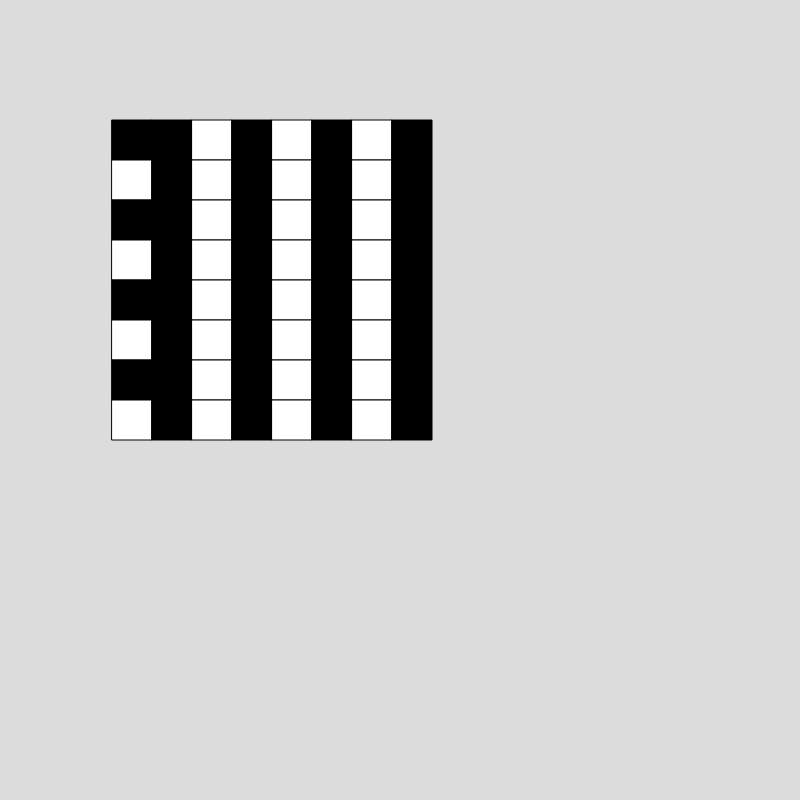
Frame 1 (no input)
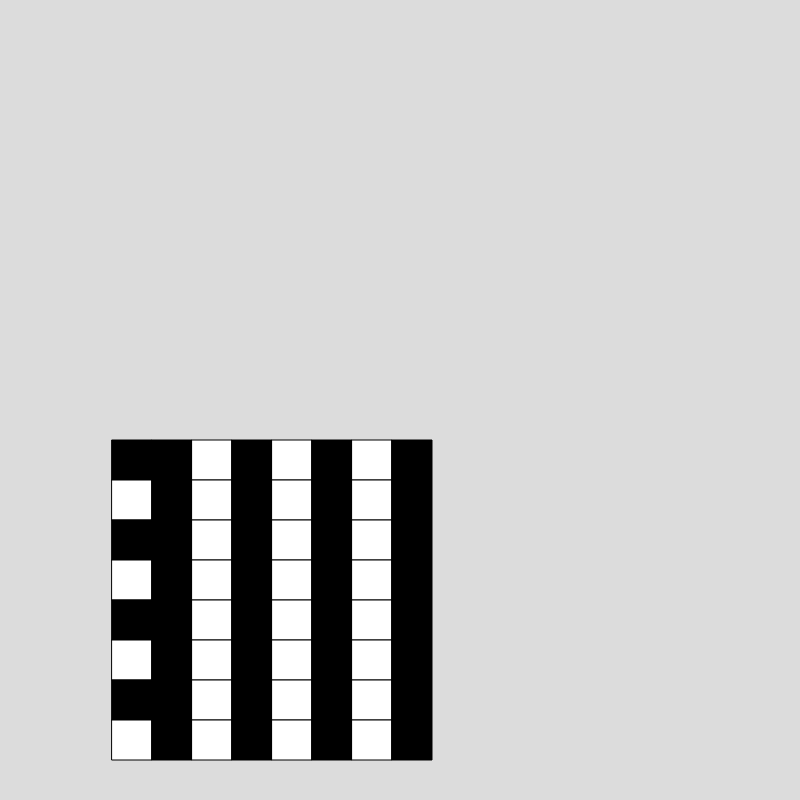
Frame 2 (the mouse pressed at the canvas centre, redrawn once)

The p5.js sketch that drew these frames (run headless with seeded random() and noise() and a simulated clock; the mouse was pressed at the canvas centre and the sketch redrawn once):

// p5.js sketch
// ── sketch.js
function randomInt(max, min){
  return Math.floor(Math.random() * (max - min + 1) + min);
}

function setup() {
  createCanvas(800, 800);

  noLoop();
}

let colourArray = Array("red", "black", "blue", "green", "yellow", "white");

let xSquare = 0;
let sizeSquare = 40;   // Setup for random colour square drawing.
let distToRight = 800 - sizeSquare;
let ySquare = 80;
const xReset = xSquare - (8);
function draw() {
  background(220);

  for(let j = 0; j < 8; j++){      // Making Chess Board    
    ySquare += sizeSquare;
    xSquare = xReset;
    if(j % 2){
      fill("white");
    }else{
      fill("black");
    }
    for(let i=0; i < 8;i++){
      xSquare += sizeSquare;
      square(xSquare + 80, ySquare,  sizeSquare);
      if((i * 3) % 2){
        fill("white");
      }else{
        fill("black"); 

    }
   } 
  }
}
